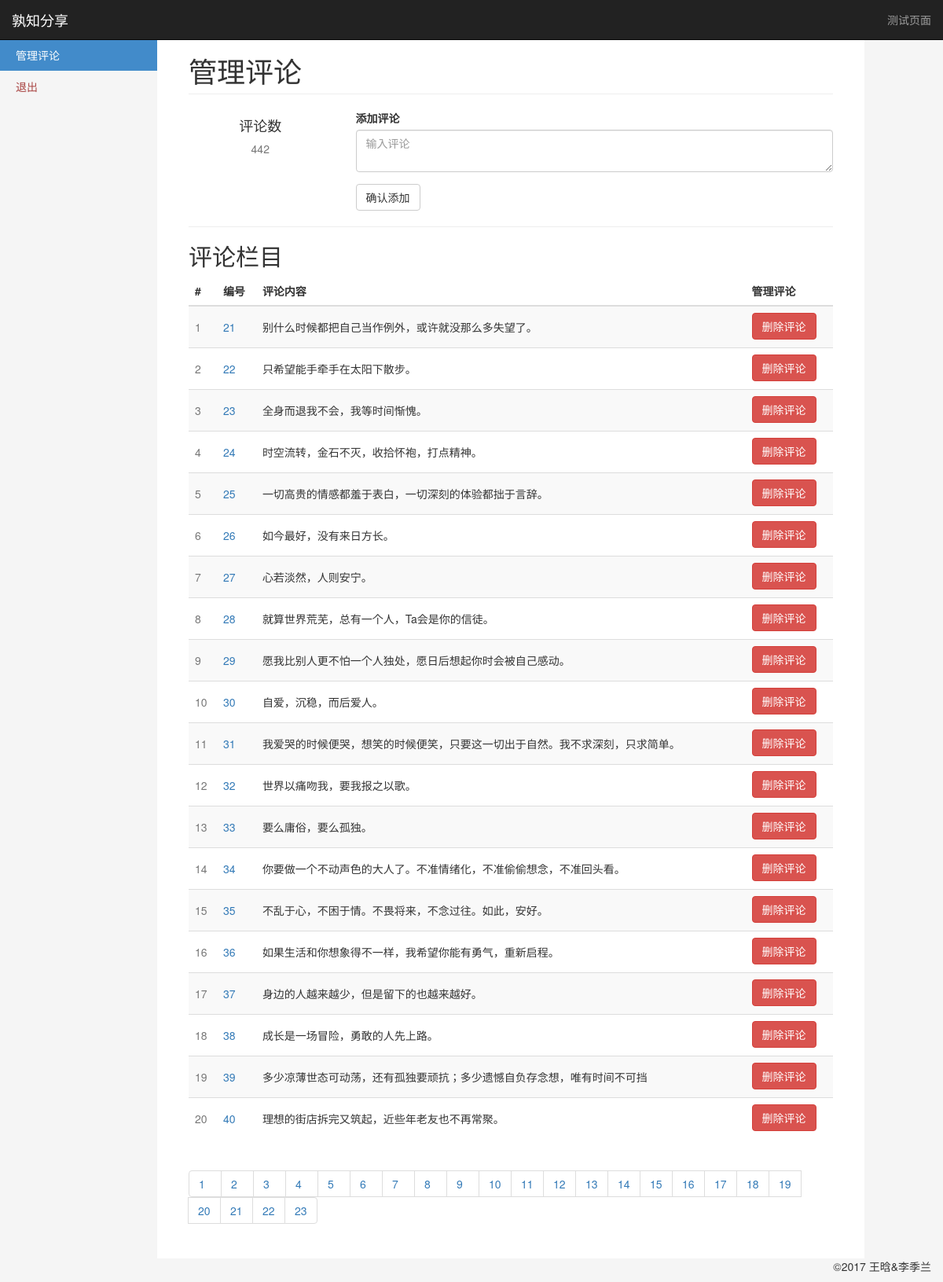
Screenshot of /manage2 with the database file from the repository.
### app/models.py (models this page shows, shortened)
class Comment(db.Model):
    __tablename__ = 'comment'
    id = db.Column(db.Integer, primary_key=True)
    text = db.Column(db.String(256), nullable=False)

### app/views.py (the view)
@app.route('/manage', methods=["GET", "POST"])
@app.route('/manage<int:page>', methods=["GET", "POST"])
def manage(page=1):
    comments = comment_helper.get_all_comments()
    length = len(comments)
    p_list, start, end = comment_helper.get_page(length, pagesize=20, page=page)
    count = {'visit': 0, 'com_len': length, 'page_list': p_list}
    return render_template('manage.html', comments=comments[start:end], count=count)

### app/comment_helper.py (called while the page is built)
def get_all_comments():
    comments = Comment.query.all()
    return comments

def get_page(length, page, pagesize=5):
    p_len = int(math.ceil(length / pagesize))
    p_list = range(1, p_len+1)
    start = 0
    end = pagesize
    if page and page > 1:
        start = (page-1) * pagesize
        end = page * pagesize
        if start > length:
            start = length - pagesize
            end = length
        elif end > length:
            end = length
    if page == 0:
        start = length - pagesize
        end = length
    return p_list, start, end

### app/templates/manage.html (shortened to what this page needs)
{% extends "layout.html" %}
{% block body %}
    <nav class="navbar navbar-inverse navbar-fixed-top" role="navigation">
          <div class="container-fluid">
            <div class="navbar-header">
              <a class="navbar-brand" href="#">孰知分享</a>
            </div>
            <div class="navbar-collapse collapse">
              <ul class="nav navbar-nav navbar-right">
                <li><a href="/comment">测试页面</a></li>
              </ul>
            </div>
          </div>
    </nav>
    <div class="container-fluid">
          <div class="row row-offcanvas row-offcanvas-left">
             <div class="col-sm-3 col-md-2 sidebar-offcanvas" id="sidebar" role="navigation">
                <ul class="nav nav-sidebar">
                  <li class="active"><a href="/manage">管理评论</a></li>
                  <li><a href="/logout" target="_ext" class="text-danger">退出</a></li>
                </ul>
            </div>
            <div class="col-sm-9 col-md-9 main">
              <h1 class="page-header">
                管理评论
              </h1>
                <div class="row">
                     <div class="placeholders col-md-3">
                <div class="placeholder text-center">
                  <h4>评论数</h4>
                  <span class="text-muted">{{ count.com_len }}</span>
                </div>
              </div>
              <div class="placeholders col-md-9">
                  <div class="form-group">
                    <label for="addComment">添加评论</label>
                    <textarea type="text" class="form-control" id="addComment" placeholder="输入评论"></textarea>
                  </div>
                  <button class="btn btn-default" onclick="addComment()">确认添加</button>
              </div>
                </div>
                <hr>
              <h2 class="sub-header">评论栏目</h2>
              <div class="table-responsive">
                <table class="table table-striped">
                  <thead>
                    <tr>
                      <th>#</th>
                      <th>编号</th>
                      <th>评论内容</th>
                      <th>管理评论</th>
                    </tr>
                  </thead>
                  <tbody id="comTable">
                  {% for comment in comments %}
                    <tr>
                      <td class="text-muted">{{ loop.index }}</td>
                      <td class="text-primary">{{ comment.id }}</td>
                      <td>{{ comment.text }}</td>
                      <td><span><button class="btn btn-danger" onclick="deleteComment({{comment.id}})">删除评论</button> </span></td>
                    </tr>
                  {% endfor %}
                  </tbody>
                </table>
              </div>
              <nav aria-label="Page navigation">
                <ul class="pagination">
                  {% for page in count.page_list %}
                    <li><a href="manage{{ page }}">{{page}}</a></li>
                  {% endfor %}
                </ul>
              </nav>
          </div>
        </div>
    </div>
{% endblock %}

### app/static/css/styles.css (style rules this page uses)
body { padding-top: 50px; background-color: #f5f5f5; }
.nav-sidebar { background-color: #f5f5f5; margin-right: -15px; margin-bottom: 20px; margin-left: -15px; }
.nav-sidebar > li > a { padding-right: 20px; padding-left: 20px; }
.nav-sidebar > .active > a { color: #fff; background-color: #428bca; }
.main { padding: 20px; background-color: #fff; }
@media (min-width: 768px) { .main { padding-right: 40px; padding-left: 40px; } }
.main .page-header { margin-top: 0; }
#comTable button { margin-top: 2x; margin-bottom: 2px; }
#comTable td { vertical-align: middle; }

### app/templates/layout.html (style rules this page uses)
.pagination li a { width: 42px; }

### rows the page displays
Comment: id "21", text "别什么时候都把自己当作例外，或许就没那么多失望了。"
Comment: id "22", text "只希望能手牵手在太阳下散步。"
Comment: id "23", text "全身而退我不会，我等时间惭愧。"
Comment: id "24", text "时空流转，金石不灭，收拾怀袍，打点精神。"
Comment: id "25", text "一切高贵的情感都羞于表白，一切深刻的体验都拙于言辞。"
Comment: id "26", text "如今最好，没有来日方长。"
Comment: id "27", text "心若淡然，人则安宁。"
Comment: id "28", text "就算世界荒芜，总有一个人，Ta会是你的信徒。"
Comment: id "29", text "愿我比别人更不怕一个人独处，愿日后想起你时会被自己感动。"
Comment: id "30", text "自爱，沉稳，而后爱人。"
Comment: id "31", text "我爱哭的时候便哭，想笑的时候便笑，只要这一切出于自然。我不求深刻，只求简单。"
Comment: id "32", text "世界以痛吻我，要我报之以歌。"
Comment: id "33", text "要么庸俗，要么孤独。"
Comment: id "34", text "你要做一个不动声色的大人了。不准情绪化，不准偷偷想念，不准回头看。"
Comment: id "35", text "不乱于心，不困于情。不畏将来，不念过往。如此，安好。"
Comment: id "36", text "如果生活和你想象得不一样，我希望你能有勇气，重新启程。"
Comment: id "37", text "身边的人越来越少，但是留下的也越来越好。"
Comment: id "38", text "成长是一场冒险，勇敢的人先上路。"
Comment: id "39", text "多少凉薄世态可动荡，还有孤独要顽抗；多少遗憾自负存念想，唯有时间不可挡"
Comment: id "40", text "理想的街店拆完又筑起，近些年老友也不再常聚。"

### other values shown
{{ count.com_len }} "442"
{{ page }} "1" "2" "3" "4" "5" "6" "7" "8" "9" "10" "11" "12" "13" "14" "15" "16" "17" "18" "19" "20" "21" "22" "23"
